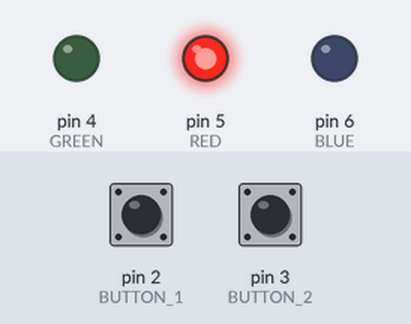
Simulated run of this sketch. Board: Arduino Uno, built with avr-gcc and run on an emulated ATmega328P. Parts: output pins drawn as LEDs (lit = HIGH). The inputs (shaded band) are chosen by the test bench; at power-on: pin 2 (BUTTON_1) LOW, pin 3 (BUTTON_2) LOW.

Above: at 5.0 s.
5.1 s: pin 2 (BUTTON_1) pulled HIGH for 0.15 s
At 5.7 s:
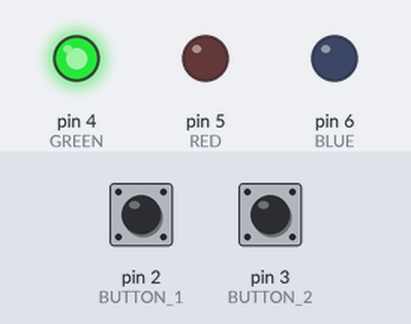
6.7 s: pin 2 (BUTTON_1) pulled HIGH for 1 s
At 8.1 s:
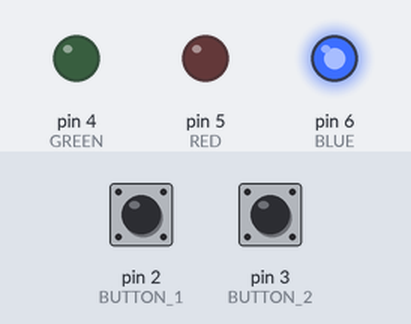
9.2 s: pin 2 (BUTTON_1) pulled HIGH for 3.2 s
At 10.0 s:
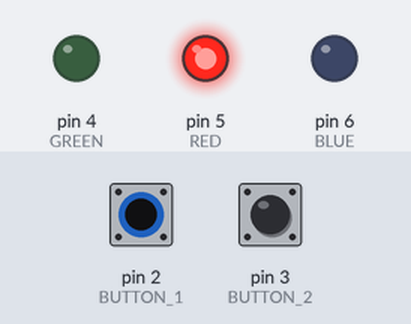
Timing chart, 0 to 12.2 s (numbered marks = the images above; inputs shaded):
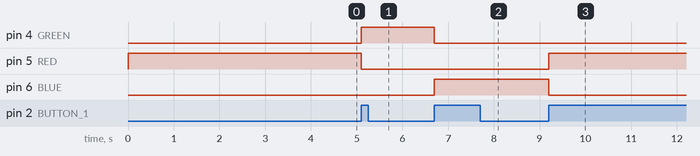

Measured:
- after the input at 5.1 s, pin 4 (GREEN): LOW → HIGH at once; pin 5 (RED): HIGH → LOW at once
- after the input at 6.7 s, pin 4 (GREEN): HIGH → LOW at once; pin 6 (BLUE): LOW → HIGH at once
- after the input at 9.2 s, pin 5 (RED): LOW → HIGH at once; pin 6 (BLUE): HIGH → LOW at once

The sketch:

problem3lab2soln.ino
```cpp
/**
 * @file problem3lab2.ino
 * @brief Does operations on two arrays
 */
/// Defining macros
#define GREEN 4
#define RED 5
#define BLUE 6
#define BUTTON_1 2
#define BUTTON_2 3
/// iniitalizing the arrays. Creating a dynamically allocated array using malloc.
int firstArray[10] = {1,2,3,4,5,6,7,8,9,10};
int secondArray[10] = {1,2,3,4,5,6,7,8,9,10};
int* resultArray = (int*)malloc(10 * sizeof(int));
volatile int modeSelector = 0;
volatile int confirm = 0;
/// Initializing delay
volatile unsigned long savedTime = 0;
const unsigned long givenDelay = 250;


void setup() {
  ///Initialization
  Serial.begin(9600);
  pinMode(GREEN, OUTPUT);
  pinMode(RED, OUTPUT);
  pinMode(BLUE, OUTPUT);
  pinMode(BUTTON_1, INPUT);
  pinMode(BUTTON_2, INPUT);
  attachInterrupt(digitalPinToInterrupt(BUTTON_1), isrButton1, RISING);
  attachInterrupt(digitalPinToInterrupt(BUTTON_2), isrButton2, RISING);
  /// Main body to calculate each element of the array. Each element in new array should be created via unique selecting of operation on elements of exisitng two arrays
  for (int i = 0; i < 10; i++){
    /// Resets some important variables
    confirm = 0;
    modeSelector = 0;
    digitalWrite(GREEN, LOW);
    digitalWrite(BLUE, LOW);
    /// Allows user to select mode using ISR, turns on respective light for each operation. Only breaks when the second button is pressed
    while (true){
      if (modeSelector == 0){
        digitalWrite(BLUE, LOW);
        digitalWrite(GREEN, LOW);
        digitalWrite(RED, HIGH);
      } else if (modeSelector == 1){
        digitalWrite(GREEN, HIGH);
        digitalWrite(RED, LOW);
        digitalWrite(BLUE, LOW);
      } else if (modeSelector == 2){
        digitalWrite(GREEN, LOW);
        digitalWrite(BLUE, HIGH);
        digitalWrite(RED, LOW);
      }
      /// variable confirm only changes when second ISR occurs.
      if (confirm != 0){
        break;
      }
    }
    /// COnditions for selecting operation
    if (modeSelector == 0){
      resultArray[i] = firstArray[i]+secondArray[i];
    } else if (modeSelector == 1){
      resultArray[i] = firstArray[i]-secondArray[i];
    } else{
      resultArray[i] = firstArray[i]*secondArray[i];
    }
    delay(500);
  }
  digitalWrite(GREEN, HIGH);
  digitalWrite(RED, HIGH);
  digitalWrite(BLUE, HIGH);
  free(resultArray);
}


void loop() {
  // put your main code here, to run repeatedly:

}
/**
 * @brief Changes modeSelector to appropriate mode
 * @return void
 */
void isrButton1(){
  unsigned long time = millis();
  if (time-savedTime > givenDelay){
    if (modeSelector == 2){
      modeSelector = 0;
    } else{
      modeSelector++;
    }
  }
  savedTime = time;
}
/**
 * @brief Changes confirm to exit while loop
 * @return void
 */
void isrButton2(){
  confirm++;
}
```
